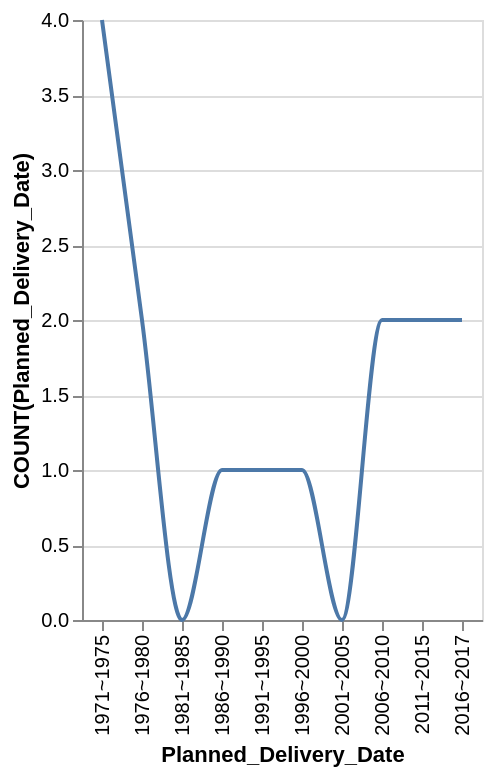

Source (Vega-Lite JSON):
### Vega-Lite specification from a JSON file in a GitHub repository (floating-point values rounded to 4 significant figures)
{"data": {"values": [{"x_data": "1971~1975", "y_data": 4}, {"x_data": "1976~1980", "y_data": 2}, {"x_data": "1981~1985", "y_data": 0}, {"x_data": "1986~1990", "y_data": 1}, {"x_data": "1991~1995", "y_data": 1}, {"x_data": "1996~2000", "y_data": 1}, {"x_data": "2001~2005", "y_data": 0}, {"x_data": "2006~2010", "y_data": 2}, {"x_data": "2011~2015", "y_data": 2}, {"x_data": "2016~2017", "y_data": 2}]}, "mark": {"type": "line", "interpolate": "monotone"}, "encoding": {"x": {"field": "x_data", "type": "nominal", "title": "Planned_Delivery_Date", "sort": "ascending"}, "y": {"field": "y_data", "type": "quantitative", "title": "COUNT(Planned_Delivery_Date)"}}}
